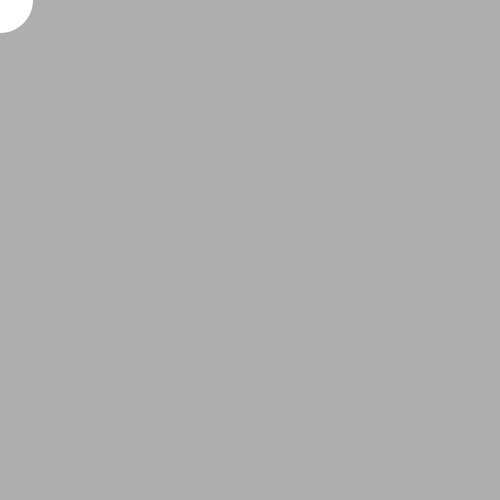
Frame 1 (no input)
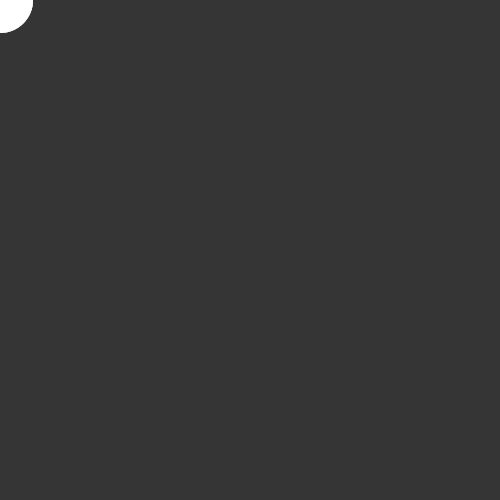
Frame 60 (the mouse pressed at the canvas centre just before this capture)
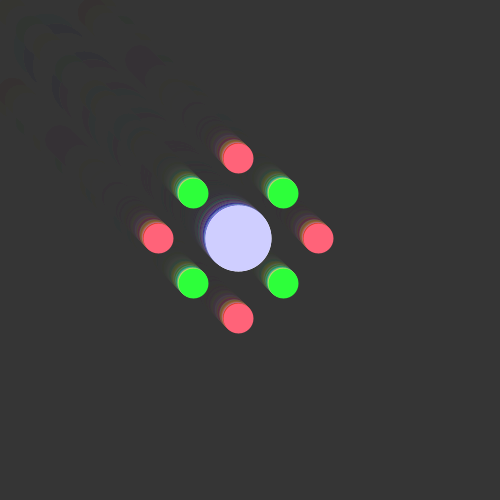
Frame 120 (the mouse held since frame 60 and released just before this capture)

The Processing sketch that drew these frames (run headless with seeded random() and noise(); from frame 60 on, the mouse is pressed at the canvas centre):

// Processing sketch: processing_164798
// ── processing_164798.pde

float x;
float y;
float easing = 0.05;

void setup() {
  size(500, 500); 
  noStroke();  
}

void draw() { 
  fill(51,51,51,50);
  rect(0,0,500,500);
  float targetX = mouseX;
  float dx = targetX - x;
  if(abs(dx) > 1) {
    x += dx * easing;
  }
  
  float targetY = mouseY;
  float dy = targetY - y;
  if(abs(dy) > 1) {
    y += dy * easing;
  }
  fill(255);
  ellipse(x, y, 66, 66);
if (mousePressed){ 
  fill(random(255), random(255), (255));
  ellipse(x,y,66,66); 
  fill(random(255), (255), random(255));
  ellipse(x+45,y+45,30,30);
  ellipse(x-45,y+45,30,30);
  ellipse(x+45,y-45,30,30);
  ellipse(x-45,y-45,30,30);
  fill((255), random(255), random(255));
  ellipse(x,y+80,30,30);
  ellipse(x,y-80,30,30);
  ellipse(x+80,y,30,30);
  ellipse(x-80,y,30,30);
}
}
